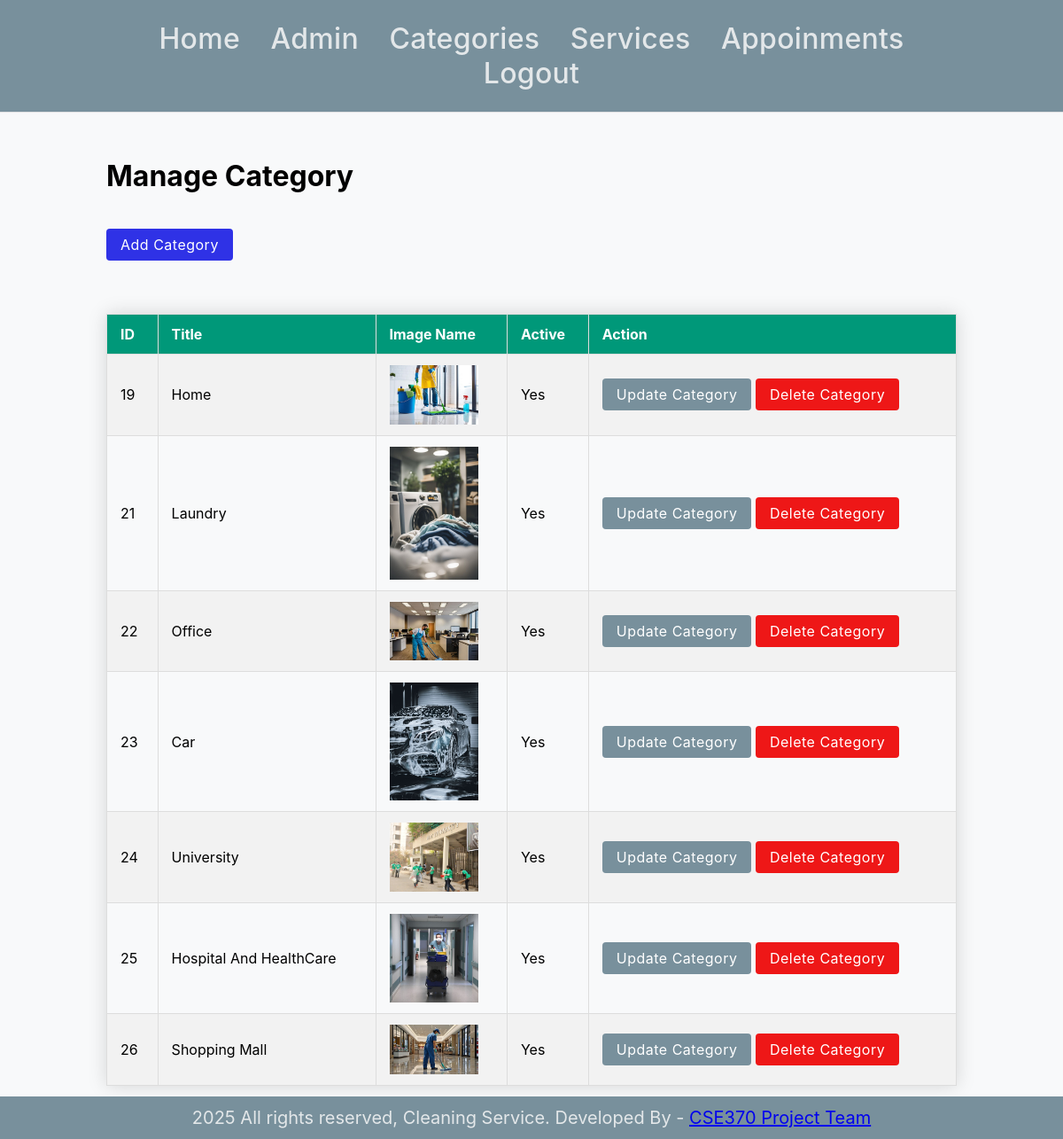
Screenshot of /admin/manage-category.php (signed in) with the database file from the repository.
### tables this page shows
CREATE TABLE `category` (
  `Id` int(10) NOT NULL,
  `Title` varchar(100) NOT NULL,
  `Image_Name` varchar(255) NOT NULL,
  `Active` varchar(10) NOT NULL
);

### admin/manage-category.php (the view)
<?php include('partial/menu.php'); ?>
<div class="main-content">
    <div class="wrapper">
        <br><br>
        <h1>Manage Category</h1>
        <br><br>
        <a href="add-category.php" class="btn-primary">Add Category</a>
        <br /><br /><br />
        <table class="tbl-full styled-table">
            <tr>
                <th>ID</th>
                <th>Title</th>
                <th>Image Name</th>
                <th>Active</th>
                <th>Action</th>
            </tr>
        <?php
            $sql="SELECT * FROM category";
            $res=mysqli_query($conn, $sql);
            $count=mysqli_num_rows($res);
            if($count>0)
            {
                while($rows=mysqli_fetch_assoc($res))
                {
                    $id=$rows['Id'];
                    $title=$rows['Title'];
                    $image_name=$rows['Image_Name'];
                    $active=$rows['Active'];
                    ?>
                    <tr>
                        <td><?php echo $id; ?></td>
                        <td><?php echo $title; ?></td>
                        <td><img src="<?php echo SITEURL; ?>images/category/<?php echo $image_name; ?>" width="100px" ></td>
                        <td><?php echo $active; ?></td>
                        <td>
                            <a href="update-category.php?id=<?php echo $id; ?>" class="btn-secondary">Update Category</a>
                            <a href="delete-category.php?id=<?php echo $id; ?>&image_name=<?php echo $image_name; ?>" class="btn-danger">Delete Category</a>
                        </td>
                    </tr>
                <?php
                }
            }
        ?>
        </table>
    </div>
</div>
<?php include('partial/footer.php') ?>

### css/admin.css (style rules this page uses)
* { margin: 0; padding: 0; font-family: -apple-system, BlinkMacSystemFont, "Segoe UI", Roboto, Oxygen-Sans, Ubuntu, Cantarell, "Helvetica Neue", sans-serif; }
.tbl-full { width: 100%; border-collapse: collapse; margin-top: 20px; box-shadow: 0 0 20px rgba(0, 0, 0, 0.15); text-align: left; }
.wrapper { padding: 1%; width: 80%; margin: 0 auto; }
.tbl-full th, .tbl-full td { padding: 12px 15px; border: 1px solid #ddd; text-align: left; }
.tbl-full th { background-color: #009879; color: white; font-weight: bold; }
.tbl-full tr:nth-child(even) { background-color: #f2f2f2; }
.btn-primary { display: inline-block; padding: 8px 16px; background-color: #2f32e6; color: white; text-decoration: none; border-radius: 4px; font-weight: normal; transition: all 0.2s ease; border: none; box-shadow: none; letter-spacing: 0.5px; }
.btn-secondary { display: inline-block; padding: 8px 16px; background-color: #78909c; color: white; text-decoration: none; border-radius: 4px; font-weight: normal; transition: all 0.2s ease; border: none; box-shadow: none; letter-spacing: 0.5px; }
.btn-danger { display: inline-block; padding: 8px 16px; background-color: #ee1717; color: white; text-decoration: none; border-radius: 4px; font-weight: normal; transition: all 0.2s ease; border: none; box-shadow: none; letter-spacing: 0.5px; }
.main-content { background-color: #f8f9fa; min-height: 80vh; }

### rows the page displays
category: Id "19", Title "Home", Image_Name (picture), Active "Yes"
category: Id "21", Title "Laundry", Image_Name (picture), Active "Yes"
category: Id "22", Title "Office", Image_Name (picture), Active "Yes"
category: Id "23", Title "Car", Image_Name (picture), Active "Yes"
category: Id "24", Title "University", Image_Name (picture), Active "Yes"
category: Id "25", Title "Hospital And HealthCare", Image_Name (picture), Active "Yes"
category: Id "26", Title "Shopping Mall", Image_Name (picture), Active "Yes"
